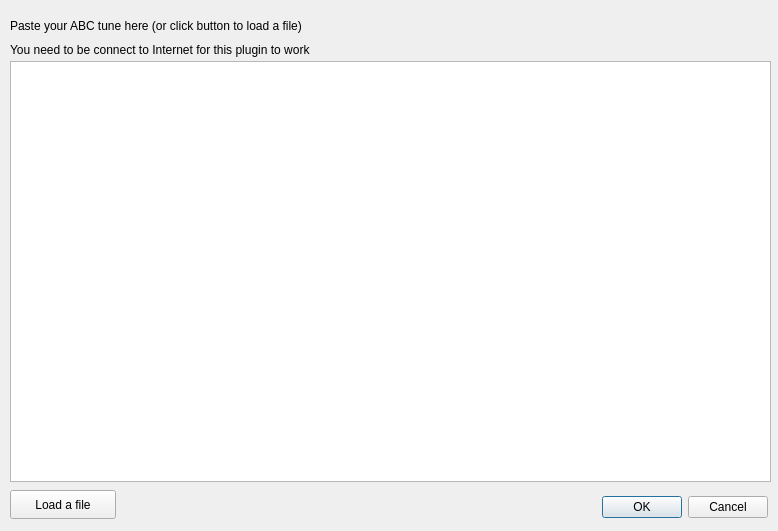
<?xml version="1.0" encoding="UTF-8"?>
<ui version="4.0">
 <class>Dialog</class>
 <widget class="QDialog" name="Dialog">
  <property name="geometry">
   <rect>
    <x>0</x>
    <y>0</y>
    <width>778</width>
    <height>531</height>
   </rect>
  </property>
  <property name="windowTitle">
   <string>ABC Import</string>
  </property>
  <widget class="QDialogButtonBox" name="buttonBox">
   <property name="geometry">
    <rect>
     <x>570</x>
     <y>490</y>
     <width>198</width>
     <height>34</height>
    </rect>
   </property>
   <property name="orientation">
    <enum>Qt::Horizontal</enum>
   </property>
   <property name="standardButtons">
    <set>QDialogButtonBox::Cancel|QDialogButtonBox::Ok</set>
   </property>
  </widget>
  <widget class="QLabel" name="label">
   <property name="geometry">
    <rect>
     <x>10</x>
     <y>16</y>
     <width>711</width>
     <height>19</height>
    </rect>
   </property>
   <property name="text">
    <string>Paste your ABC tune here (or click button to load a file) </string>
   </property>
   <property name="alignment">
    <set>Qt::AlignLeading|Qt::AlignLeft|Qt::AlignVCenter</set>
   </property>
  </widget>
  <widget class="QPlainTextEdit" name="abcTune">
   <property name="geometry">
    <rect>
     <x>10</x>
     <y>61</y>
     <width>761</width>
     <height>421</height>
    </rect>
   </property>
  </widget>
  <widget class="QPushButton" name="bLoad">
   <property name="geometry">
    <rect>
     <x>10</x>
     <y>490</y>
     <width>106</width>
     <height>29</height>
    </rect>
   </property>
   <property name="text">
    <string>Load a file</string>
   </property>
  </widget>
  <widget class="QLabel" name="label_2">
   <property name="geometry">
    <rect>
     <x>10</x>
     <y>40</y>
     <width>711</width>
     <height>19</height>
    </rect>
   </property>
   <property name="text">
    <string>You need to be connect to Internet for this plugin to work</string>
   </property>
   <property name="alignment">
    <set>Qt::AlignLeading|Qt::AlignLeft|Qt::AlignVCenter</set>
   </property>
  </widget>
 </widget>
 <resources/>
 <connections>
  <connection>
   <sender>buttonBox</sender>
   <signal>accepted()</signal>
   <receiver>Dialog</receiver>
   <slot>accept()</slot>
   <hints>
    <hint type="sourcelabel">
     <x>248</x>
     <y>254</y>
    </hint>
    <hint type="destinationlabel">
     <x>157</x>
     <y>274</y>
    </hint>
   </hints>
  </connection>
  <connection>
   <sender>buttonBox</sender>
   <signal>rejected()</signal>
   <receiver>Dialog</receiver>
   <slot>reject()</slot>
   <hints>
    <hint type="sourcelabel">
     <x>316</x>
     <y>260</y>
    </hint>
    <hint type="destinationlabel">
     <x>286</x>
     <y>274</y>
    </hint>
   </hints>
  </connection>
 </connections>
</ui>
